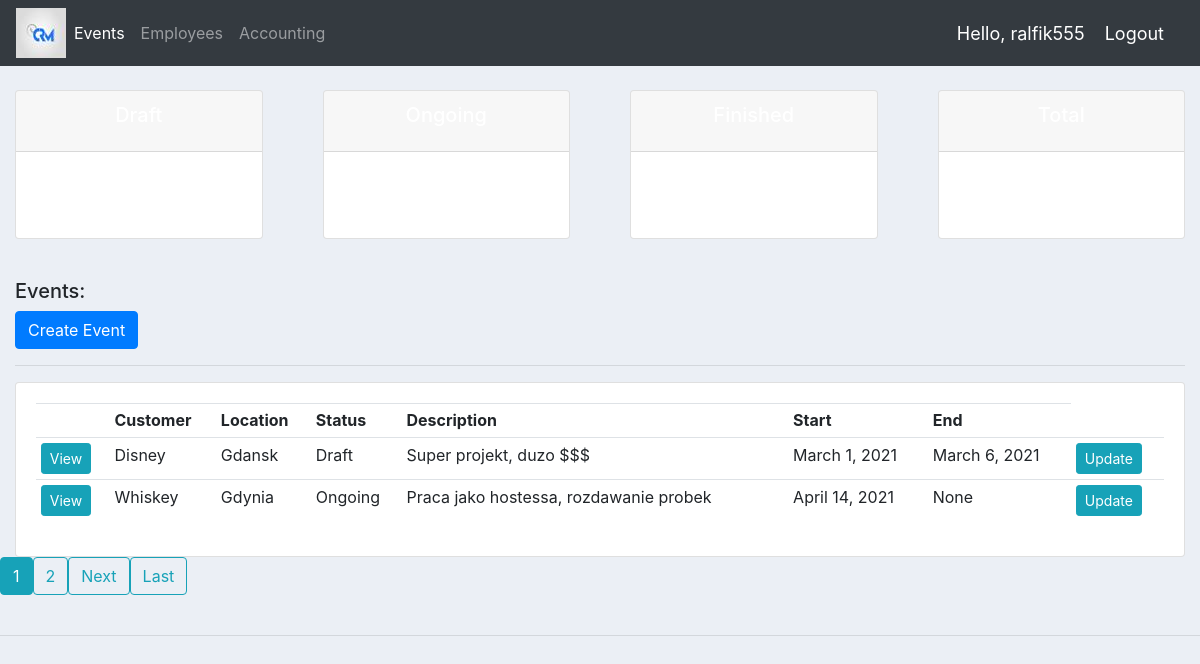
The app's page / (signed in) with its own data.
### events/models.py (models this page shows, shortened)
class Event(models.Model):
    STATUS = (
        ('Draft','Draft'),
        ('Ongoing', 'Ongoing'),
        ('Finished', 'Finished')
    )
    name = models.CharField(max_length=200, null=True)
    location = models.CharField(max_length=200, null=True, blank = True)
    principal = models.CharField(max_length=200, null=True, blank = True)
    status = models.CharField(max_length=200, choices=STATUS, null=True)
    description = models.TextField(null=True, blank=True)
    create_date = models.DateTimeField(auto_now_add=True, null=True)
    date_start = models.DateField(null=True, blank=True)
    date_end = models.DateField(null=True, blank=True)
    cmph = models.FloatField(null=True, blank=True) #default for EventHandler
    hpd = models.FloatField(null=True, blank=True) #default for EventHandler
    dcfe = models.FloatField(null=True, blank=True) #default for EventHandler
    total = models.FloatField(null=True, blank=True)

### events/views.py (the view)
# urls.py: path('', views.dashboard ,name='events-home'),
def dashboard(request):
    event_list = Event.objects.all()
    total_events = event_list.count()
    draft = event_list.filter(status='Draft').count()
    ongoing = event_list.filter(status='Ongoing').count()
    finished = event_list.filter(status='Finished').count()
    page_num = request.GET.get('page',1)
    paginator = Paginator(event_list, 2)
    try:
        events = paginator.page(page_num)
    except PageNotAnInteger:
        events = paginator.page(1)
    except EmptyPage:
        events = paginator.page(paginator.num_pages)
    context ={
        'events': events,
        'total' : total_events,
        'draft' : draft,
        'ongoing' : ongoing,
        'finished' : finished
    }
    return render(request,template_name='events/home.html',context=context)

### events/templates/events/home.html (shortened to what this page needs)
{% extends "events/main.html" %}
{% block content %}
{% include 'events/status.html' %}
<br>
<div class="col-md-auto">
  <h5 class="header">Events:</h5>
  <a class="btn btn-primary" href="{% url 'create_event' %}">Create Event</a>
  <hr>
  <div class="card card-body">
    <table class="table table-sm">
      <tr>
        <th></th>
        <th>Customer</th>
        <th>Location</th>
        <th>Status</th>
        <th>Description</th>
        <th>Start</th>
        <th>End</th>
      </tr>
      {% for event in events %}
      <tr>
        <td><a class="btn btn-sm btn-info" href="{% url 'event_detail' event.id %}">View</a></td>
        <td>{{event.name}}</td>
        <td>{{event.location}}</td>
        <td>{{event.status}}</td>
        <td style = "max-width:1000px">{{event.description}}</td>
        <td>{{event.date_start}}</td>
        <td>{{event.date_end}}</td>
        <td><a class="btn btn-sm btn-info" href="{% url 'update_event' event.id %}">Update</a></td>
      </tr>
      {% endfor %}
    </table>
  </div>
</div>
{% if events.has_other_pages %}
  <ul class="pagination">
    {% for num in events.paginator.page_range %}
      {% if events.number == num %}
        <li><a class="btn btn-info mb-4" href="?page={{ num }}">{{ num }}</a></li>
      {% elif num > events.number|add:'-3' and num < events.number|add:'3' %}
        <li><a class="btn btn-outline-info mb-4" href="?page={{ num }}">{{ num }}</a></li>
      {% endif %}
    {% endfor %}
    {% if events.has_next %}
      <li><a class="btn btn-outline-info mb-4" href="?page={{ events.next_page_number }}">Next</a></li>
      <li><a class="btn btn-outline-info mb-4" href="?page={{ events.paginator.num_pages }}">Last</a></li>
    {% endif %}
  </ul>
{% endif %}
{% endblock content %}

### events/templates/events/navbar.html (shortened to what this page needs)
{% load static %}
<nav class="navbar navbar-expand-lg navbar-dark bg-dark" >
  <img src="{% static 'events/images/logo.jpeg' %}">
  <div class="collapse navbar-collapse" id="navbarNav">
    <ul class="navbar-nav">
      {% if request.user.is_staff %}
      <li class="nav-item active">
        <a class="nav-link" href="#">Events</a>
      </li>
      <li class="nav-item">
        <a class="nav-link" href="#">Employees</a>
      </li>
      <li class="nav-item">
        <a class="nav-link" href="#">Accounting</a>
      </li>
      {% endif%}
    </ul>
  </div>
  <span class="hello-msg">Hello, {{request.user}}</span>
  <span><a class="hello-msg" href="#">Logout</a></span>
</nav>

### events/static/events/css/main.css (style rules this page uses)
body { background-color: #ebeff5; }
.hello-msg { font-size: 18px; color: #fff; margin-right: 20px; }

### records on screen
Event: name "Disney", location "Gdansk", status "Draft", description "Super projekt, duzo $$$", date_start "March 1, 2021", date_end "March 6, 2021"
Event: name "Whiskey", location "Gdynia", status "Ongoing", description "Praca jako hostessa, rozdawanie probek", date_start "April 14, 2021", date_end "None"

### other values on screen
{{ request.user }} "ralfik555"
{{ num }} "1"
{{ num }} "2"
